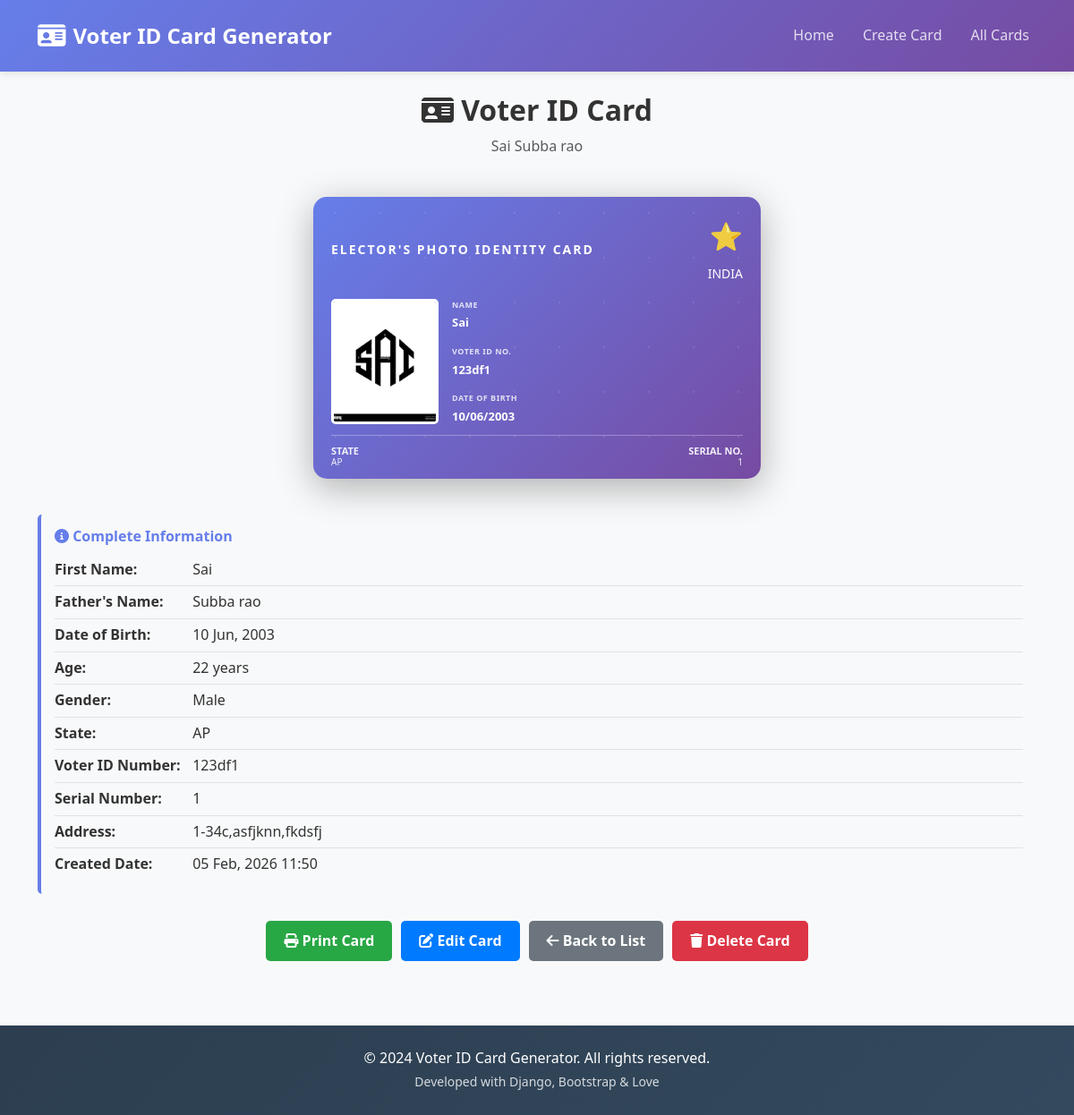
The app's page /card/1/ with its own data.
### voter_card/models.py (models this page shows, shortened)
class VoterCard(models.Model):
    first_name = models.CharField(max_length=100)
    father_name = models.CharField(max_length=100)
    date_of_birth = models.DateField()
    address = models.TextField()
    voter_id_number = models.CharField(max_length=20, unique=True)
    photo = models.ImageField(upload_to='voter_photos/')
    gender = models.CharField(max_length=10, choices=[('Male', 'Male'), ('Female', 'Female'), ('Other', 'Other')], default='Male')
    state = models.CharField(max_length=100, default='')
    serial_number = models.CharField(max_length=50, default='')
    created_at = models.DateTimeField(auto_now_add=True)
    updated_at = models.DateTimeField(auto_now=True)
    class Meta:
        ordering = ['-created_at']
    def get_age(self):
        today = date.today()
        age = today.year - self.date_of_birth.year
        if (today.month, today.day) < (self.date_of_birth.month, self.date_of_birth.day):
            age -= 1
        return age

### voter_card/views.py (the view)
# urls.py: path('card/<int:pk>/', views.view_voter_card, name='view_voter_card'),
def view_voter_card(request, pk):
    voter_card = get_object_or_404(VoterCard, pk=pk)
    context = {'voter_card': voter_card}
    return render(request, 'voter_card/view.html', context)

### templates/voter_card/view.html (shortened to what this page needs)
{% extends 'base.html' %}
{% load static %}
{% block content %}
<div class="text-center mb-4">
    <h2 class="fw-bold">
        <i class="fas fa-id-card"></i> Voter ID Card
    </h2>
    <p class="text-muted">{{ voter_card.first_name }} {{ voter_card.father_name }}</p>
</div>
<div class="voter-id-container">
    <div class="voter-id-card">
        <div class="voter-id-front">
            <div class="voter-id-header">
                <div class="voter-id-header-left">
                    <h5>ELECTOR'S PHOTO IDENTITY CARD</h5>
                </div>
                <div class="voter-id-header-right">
                    <div class="ashoka-chakra">⭐</div>
                    <small>INDIA</small>
                </div>
            </div>
            <div class="voter-id-content">
                <div class="voter-id-photo">
                    {% if voter_card.photo %}
                        <img src="{{ voter_card.photo.url }}" alt="Voter Photo">
                    {% else %}
                        <div style="width: 120px; height: 140px; background: #ddd; border: 3px solid white; border-radius: 5px; display: flex; align-items: center; justify-content: center;">
                            <i class="fas fa-user fa-3x text-muted"></i>
                        </div>
                    {% endif %}
                </div>
                <div class="voter-id-info-field">
                    <div class="voter-id-info-label">NAME</div>
                    <div class="voter-id-info-value">{{ voter_card.first_name }}</div>
                </div>
                <div class="voter-id-info-field">
                    <div class="voter-id-info-label">VOTER ID NO.</div>
                    <div class="voter-id-info-value">{{ voter_card.voter_id_number }}</div>
                </div>
                <div class="voter-id-info-field">
                    <div class="voter-id-info-label">DATE OF BIRTH</div>
                    <div class="voter-id-info-value">{{ voter_card.date_of_birth|date:"d/m/Y" }}</div>
                </div>
            </div>
            <div class="voter-id-footer">
                <div class="voter-id-footer-left">
                    <div class="voter-id-footer-item">
                        <strong>STATE</strong>
                        {{ voter_card.state }}
                    </div>
                </div>
                <div class="voter-id-footer-right">
                    <div class="voter-id-footer-item">
                        <strong>SERIAL NO.</strong>
                        {{ voter_card.serial_number }}
                    </div>
                </div>
            </div>
        </div>
    </div>
</div>
<div class="info-panel">
    <h6><i class="fas fa-info-circle"></i> Complete Information</h6>
    <ul>
        <li><strong>First Name:</strong> {{ voter_card.first_name }}</li>
        <li><strong>Father's Name:</strong> {{ voter_card.father_name }}</li>
        <li><strong>Date of Birth:</strong> {{ voter_card.date_of_birth|date:"d M, Y" }}</li>
        <li><strong>Age:</strong> {{ voter_card.get_age }} years</li>
        <li><strong>Gender:</strong> {{ voter_card.gender }}</li>
        <li><strong>State:</strong> {{ voter_card.state }}</li>
        <li><strong>Voter ID Number:</strong> {{ voter_card.voter_id_number }}</li>
        <li><strong>Serial Number:</strong> {{ voter_card.serial_number }}</li>
        <li><strong>Address:</strong> {{ voter_card.address }}</li>
        <li><strong>Created Date:</strong> {{ voter_card.created_at|date:"d M, Y H:i" }}</li>
    </ul>
</div>
<div class="action-buttons">
    <button onclick="window.print()" class="print-btn">
        <i class="fas fa-print"></i> Print Card
    </button>
    <a href="{% url 'edit_voter_card' voter_card.pk %}" class="edit-btn">
        <i class="fas fa-edit"></i> Edit Card
    </a>
    <a href="{% url 'voter_cards_list' %}" class="back-btn">
        <i class="fas fa-arrow-left"></i> Back to List
    </a>
    <form method="post" action="{% url 'delete_voter_card' voter_card.pk %}" style="display: inline;" onsubmit="return confirm('Are you sure you want to delete this voter card?');">
        <button type="submit" class="delete-btn">
            <i class="fas fa-trash"></i> Delete Card
        </button>
    </form>
</div>
{% endblock %}

### templates/base.html (shortened to what this page needs)
{% load static %}
<!DOCTYPE html>
<html lang="en">
<head>
    <link href="https://cdn.jsdelivr.net/npm/bootstrap@5.3.0/dist/css/bootstrap.min.css" rel="stylesheet">
    <link rel="stylesheet" href="https://cdnjs.cloudflare.com/ajax/libs/font-awesome/6.4.0/css/all.min.css">
    <link rel="stylesheet" href="{% static 'css/style.css' %}">
</head>
<body>
    <nav class="navbar navbar-expand-lg navbar-dark bg-gradient">
        <div class="container">
            <a class="navbar-brand fw-bold" href="{% url 'index' %}">
                <i class="fas fa-id-card"></i> Voter ID Card Generator
            </a>
            <div class="collapse navbar-collapse" id="navbarNav">
                <ul class="navbar-nav ms-auto">
                    <li class="nav-item">
                        <a class="nav-link" href="{% url 'index' %}">Home</a>
                    </li>
                    <li class="nav-item">
                        <a class="nav-link" href="{% url 'create_voter_card' %}">Create Card</a>
                    </li>
                    <li class="nav-item">
                        <a class="nav-link" href="{% url 'voter_cards_list' %}">All Cards</a>
                    </li>
                </ul>
            </div>
        </div>
    </nav>
    <main class="py-4">
        <div class="container">
            {% block content %}{% endblock %}
        </div>
    </main>
    <footer class="bg-dark text-white text-center py-4 mt-5">
        <div class="container">
            <p class="mb-0">&copy; 2024 Voter ID Card Generator. All rights reserved.</p>
            <small>Developed with Django, Bootstrap & Love</small>
        </div>
    </footer>
</body>
</html>

### static/css/style.css (style rules this page uses)
:root { --primary-color: #667eea; --secondary-color: #764ba2; --success-color: #28a745; --danger-color: #dc3545; --warning-color: #ffc107; --info-color: #17a2b8; --light-color: #f8f9fa; --dark-color: #343a40; --border-radius: 0.5rem; --box-shadow: 0 2px 8px rgba(0, 0, 0, 0.1); --transition: all 0.3s ease; }
* { margin: 0; padding: 0; box-sizing: border-box; }
body { font-family: 'Segoe UI', Tahoma, Geneva, Verdana, sans-serif; background-color: var(--light-color); color: #333; line-height: 1.6; }
.navbar { background: linear-gradient(135deg, var(--primary-color) 0%, var(--secondary-color) 100%); box-shadow: var(--box-shadow); padding: 1rem 0; }
.navbar-brand { font-size: 1.5rem; color: white !important; display: flex; align-items: center; gap: 0.5rem; }
.navbar-brand i { font-size: 1.75rem; }
.navbar-nav .nav-link { color: rgba(255, 255, 255, 0.8) !important; font-weight: 500; transition: var(--transition); margin-left: 1rem; }
.bg-gradient { background: linear-gradient(135deg, var(--primary-color) 0%, var(--secondary-color) 100%) !important; }
footer { background: linear-gradient(135deg, #2c3e50 0%, #34495e 100%); color: white; margin-top: auto; }
footer p { margin: 0; }
footer small { opacity: 0.8; }

### templates/voter_card/view.html (style rules this page uses)
.voter-id-card { background: linear-gradient(135deg, #667eea 0%, #764ba2 100%); border-radius: 15px; overflow: hidden; box-shadow: 0 10px 40px rgba(0, 0, 0, 0.3); max-width: 500px; margin: 0 auto; aspect-ratio: 3.5/2.2; position: relative; display: flex; flex-direction: column; }
.voter-id-front { flex: 1; padding: 20px; color: white; position: relative; overflow: hidden; }
.voter-id-front::before { content: ''; position: absolute; top: -50%; right: -50%; width: 200%; height: 200%; background: radial-gradient(circle, rgba(255,255,255,0.1) 1px, transparent 1px); background-size: 50px 50px; }
.voter-id-header { display: flex; justify-content: space-between; align-items: center; margin-bottom: 15px; position: relative; z-index: 1; }
.voter-id-header-left h5 { margin: 0; font-size: 14px; font-weight: bold; letter-spacing: 2px; }
.voter-id-header-right { text-align: right; }
.voter-id-header-right .ashoka-chakra { font-size: 30px; color: rgba(255, 255, 255, 0.9); margin-bottom: 5px; }
.voter-id-content { display: grid; grid-template-columns: 120px 1fr; gap: 15px; position: relative; z-index: 1; flex-grow: 1; }
.voter-id-photo { grid-row: 1 / 4; }
.voter-id-photo img { width: 120px; height: 140px; object-fit: cover; border: 3px solid white; border-radius: 5px; }
.voter-id-info-field { display: flex; flex-direction: column; justify-content: center; }
.voter-id-info-label { font-size: 9px; font-weight: bold; opacity: 0.8; letter-spacing: 0.5px; margin-bottom: 2px; }
.voter-id-info-value { font-size: 13px; font-weight: 600; white-space: nowrap; overflow: hidden; text-overflow: ellipsis; }
.voter-id-footer { position: relative; z-index: 1; border-top: 1px solid rgba(255, 255, 255, 0.3); padding-top: 10px; margin-top: 10px; display: flex; justify-content: space-between; align-items: center; font-size: 10px; }
.voter-id-footer-left { text-align: left; }
.voter-id-footer-right { text-align: right; }
.voter-id-footer-item { line-height: 1.2; opacity: 0.9; }
.voter-id-footer-item strong { display: block; font-size: 11px; }
.action-buttons { margin-top: 30px; display: flex; gap: 10px; flex-wrap: wrap; justify-content: center; }
.print-btn, .edit-btn, .back-btn, .delete-btn { padding: 10px 20px; border-radius: 5px; text-decoration: none; font-weight: 600; border: none; cursor: pointer; transition: all 0.3s ease; }
.print-btn { background: #28a745; color: white; }
.edit-btn { background: #007bff; color: white; }
.back-btn { background: #6c757d; color: white; }
.delete-btn { background: #dc3545; color: white; }
.voter-id-container { padding: 20px; }
.info-panel { background: #f8f9fa; border-left: 4px solid #667eea; padding: 15px; border-radius: 5px; margin-top: 20px; }
.info-panel h6 { color: #667eea; font-weight: bold; margin-bottom: 10px; }
.info-panel ul { list-style: none; padding: 0; margin: 0; }
.info-panel li { padding: 5px 0; border-bottom: 1px solid #dee2e6; }
.info-panel li:last-child { border-bottom: none; }
.info-panel strong { color: #333; min-width: 150px; display: inline-block; }

### records on screen
VoterCard: first_name "Sai", father_name "Subba rao", photo (picture), voter_id_number "123df1", date_of_birth "10/06/2003", state "AP", serial_number "1", date_of_birth "10 Jun, 2003", get_age "22", gender "Male", address "1-34c,asfjknn,fkdsfj", created_at "05 Feb, 2026 11:50"
